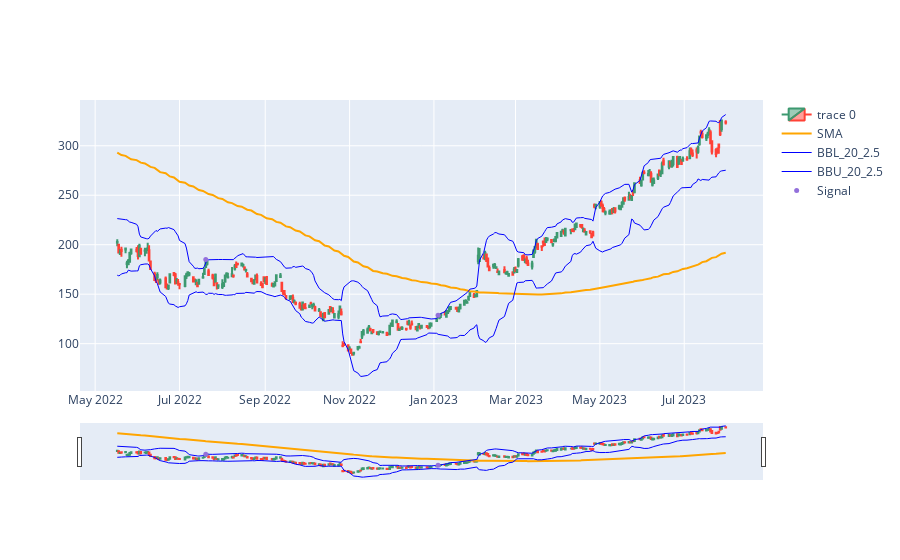

Notebook cell for this chart:
### Code cell
dfpl = final_df.copy()
fig = go.Figure(data=[go.Candlestick(x=dfpl.index,
                open=dfpl['Open'],
                high=dfpl['High'],
                low=dfpl['Low'],
                close=dfpl['Close']),
                go.Scatter(x=dfpl.index, y=dfpl.SMA, line=dict(color='orange', width=2), name="SMA"),
                go.Scatter(x=dfpl.index, y=dfpl['BBL_20_2.5'], line=dict(color='blue', width=1), name="BBL_20_2.5"),
                go.Scatter(x=dfpl.index, y=dfpl['BBU_20_2.5'], line=dict(color='blue', width=1), name="BBU_20_2.5")])

fig.add_scatter(x=dfpl.index, y=dfpl['pointposbreak'], mode="markers",
                marker=dict(size=5, color="MediumPurple"),
                name="Signal")
fig.show()

### Figure 1 — Plotly figure (JSON) as saved in the notebook; plotly's stock layout.template omitted (floating-point values rounded to 4 significant figures; data arrays with more than 128 entries replaced by an {"elided": "..."} marker saying what was removed)
{"data": [{"close": {"elided": "302 float values"}, "high": {"elided": "302 float values"}, "low": {"elided": "302 float values"}, "open": {"elided": "302 float values"}, "type": "candlestick", "x": {"elided": "302 str values"}}, {"line": {"color": "orange", "width": 2}, "name": "SMA", "type": "scatter", "x": {"elided": "302 str values"}, "y": {"elided": "302 float values"}}, {"line": {"color": "blue", "width": 1}, "name": "BBL_20_2.5", "type": "scatter", "x": {"elided": "302 str values"}, "y": {"elided": "302 float values"}}, {"line": {"color": "blue", "width": 1}, "name": "BBU_20_2.5", "type": "scatter", "x": {"elided": "302 str values"}, "y": {"elided": "302 float values"}}, {"marker": {"color": "MediumPurple", "size": 5}, "mode": "markers", "name": "Signal", "type": "scatter", "x": {"elided": "302 str values"}, "y": {"elided": "302 float values"}}], "layout": {}}
